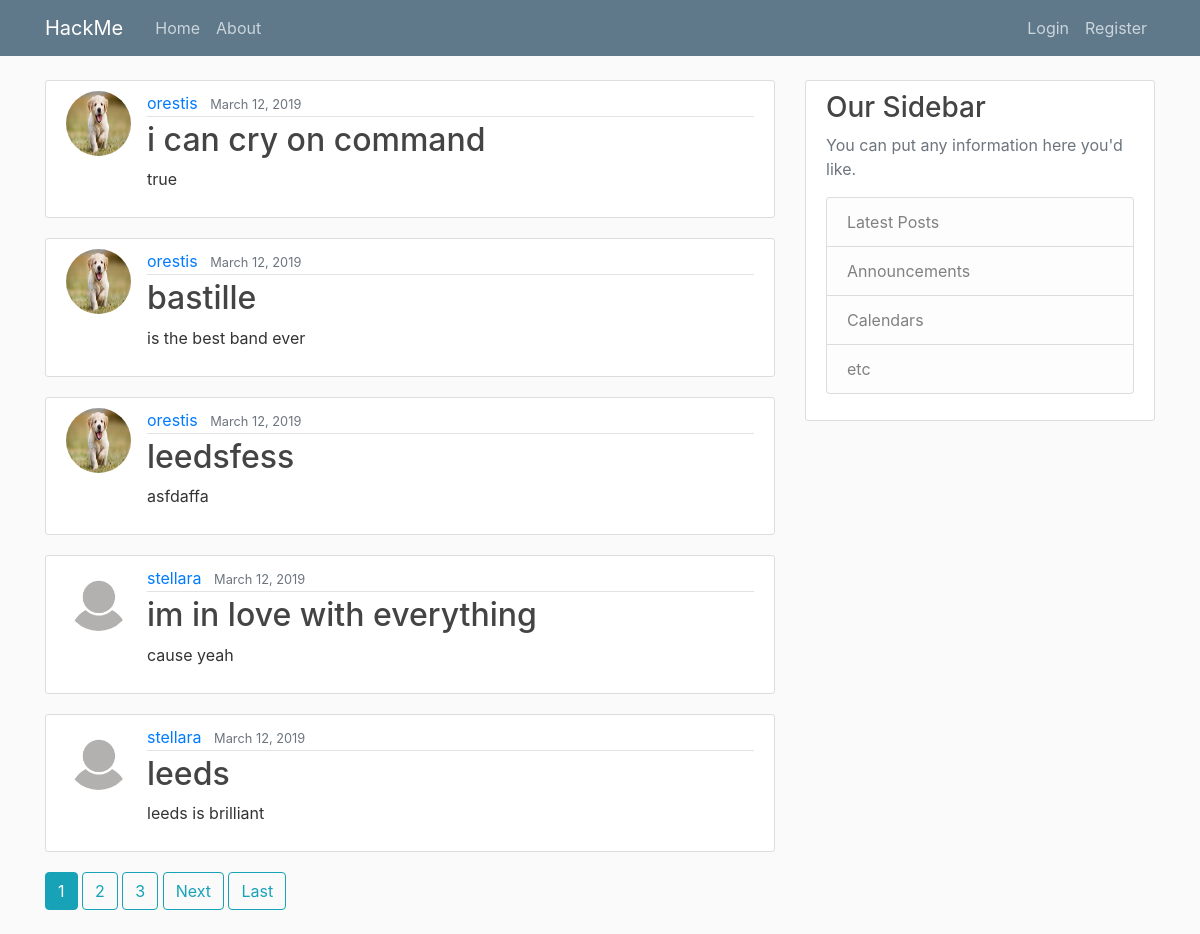
Before: / with the older database file.
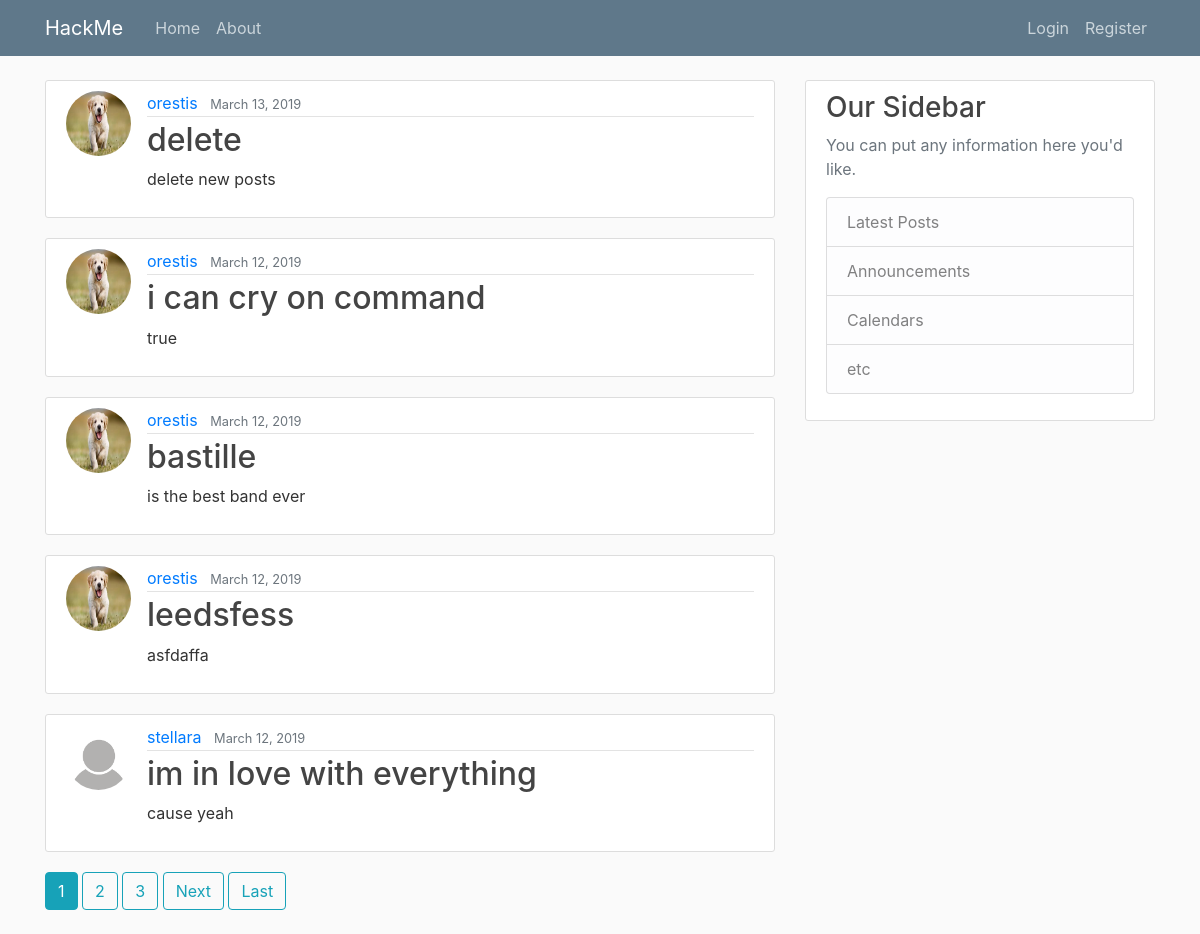
After: the same page with the newer database file.
### hackme/models.py (models this page shows, shortened)
class Post(models.Model):
    title = models.CharField(max_length=100)
    content = models.TextField()
    date_posted = models.DateTimeField(default=timezone.now)
    author = models.ForeignKey(User, on_delete=models.CASCADE)

### users/models.py (models this page shows, shortened)
class Profile(models.Model):
    user = models.OneToOneField(User, on_delete=models.CASCADE)
    image = models.ImageField(default='default.jpg',upload_to='profile_pics')

### hackme/views.py (the view)
# urls.py: path('', PostListView.as_view() , name='hackme-home'),
class PostListView(ListView):
    model = Post
    template_name = 'hackme/home.html' #<app>/<model>_<viewtype.html>
    context_object_name = 'posts'
    ordering = ['-date_posted']
    paginate_by = 5

### hackme/templates/hackme/home.html (shortened to what this page needs)
{% extends "hackme/base.html" %}
{% block content %}
    {% for post in posts %}
      <article class="media content-section">
        <img class="rounded-circle article-img" src="{{ post.author.profile.image.url }}">
        <div class="media-body">
          <div class="article-metadata">
            <a class="mr-2" href="{% url 'user-posts' post.author.username %}">{{ post.author }}</a>
            <small class="text-muted">{{ post.date_posted|date:"F d, Y" }}</small>
          </div>
          <h2><a class="article-title" href="{% url 'post-detail' post.id %}">{{ post.title }}</a></h2>
          <p class="article-content">{{ post.content }}</p>
        </div>
      </article>
    {% endfor %}
    {% if is_paginated %}
      {% for num in page_obj.paginator.page_range %}
        {% if page_obj.number == num %}
          <a class="btn btn-info mb-4" href="?page={{ num }}">{{ num }}</a>
        {% elif num > page_obj.number|add:'-3' and num < page_obj.number|add:'3' %}
          <a class="btn btn-outline-info mb-4" href="?page={{ num }}">{{ num }}</a>
        {% endif %}
      {% endfor %}
      {% if page_obj.has_next %}
        <a class="btn btn-outline-info mb-4" href="?page={{ page_obj.next_page_number}}">Next</a>
        <a class="btn btn-outline-info mb-4" href="?page={{ page_obj.paginator.num_pages}}">Last</a>
      {% endif %}
    {% endif %}
{% endblock content %}

### hackme/templates/hackme/base.html (shortened to what this page needs)
{% load static %}
<!DOCTYPE html>
<html lang="en" dir="ltr">
  <head>
    <link rel="stylesheet" href="https://maxcdn.bootstrapcdn.com/bootstrap/4.0.0/css/bootstrap.min.css">
    <link rel="stylesheet" type="text/css" href="{% static 'hackme/main.css' %}" />
  </head>
  <body>
    <header class="site-header">
      <nav class="navbar navbar-expand-md navbar-dark bg-steel fixed-top">
        <div class="container">
          <a class="navbar-brand mr-4" href="{% url 'hackme-home' %}">HackMe</a>
          <div class="collapse navbar-collapse" id="navbarToggle">
            <div class="navbar-nav mr-auto">
              <a class="nav-item nav-link" href="{% url 'hackme-home' %}">Home</a>
              <a class="nav-item nav-link" href="{% url 'hackme-about' %}">About</a>
            </div>
            <div class="navbar-nav">
              {% if user.is_authenticated %}
                <a class="nav-item nav-link" href="{% url 'post-create' %}">New Post</a>
                <a class="nav-item nav-link" href="{% url 'profile' %}">{{ user.username }}</a>
                <a class="nav-item nav-link" href="{% url 'logout' %}">Logout</a>
              {% else %}
                <a class="nav-item nav-link" href="{% url 'login' %}">Login</a>
                <a class="nav-item nav-link" href="{% url 'register' %}">Register</a>
              {% endif %}
            </div>
          </div>
        </div>
      </nav>
    </header>
    <main role="main" class="container">
      <div class="row">
        <div class="col-md-8">
          {% block content %}{% endblock %}
        </div>
        <div class="col-md-4">
          <div class="content-section">
            <h3>Our Sidebar</h3>
            <p class='text-muted'>You can put any information here you'd like.
              <ul class="list-group">
                <li class="list-group-item list-group-item-light">Latest Posts</li>
                <li class="list-group-item list-group-item-light">Announcements</li>
                <li class="list-group-item list-group-item-light">Calendars</li>
                <li class="list-group-item list-group-item-light">etc</li>
              </ul>
            </p>
          </div>
        </div>
      </div>
    </main>
  </body>
</html>

### hackme/static/hackme/main.css (style rules this page uses)
body { background: #fafafa; color: #333333; margin-top: 5rem; }
h1, h2, h3, h4, h5, h6 { color: #444444; }
ul { margin: 0; }
.bg-steel { background-color: #5f788a; }
.site-header .navbar-nav .nav-link { color: #cbd5db; }
.content-section { background: #ffffff; padding: 10px 20px; border: 1px solid #dddddd; border-radius: 3px; margin-bottom: 20px; }
.article-title { color: #444444; }
.article-content { white-space: pre-line; }
.article-img { height: 65px; width: 65px; margin-right: 16px; }
.article-metadata { padding-bottom: 1px; margin-bottom: 4px; border-bottom: 1px solid #e3e3e3 }

Changed rows visible on the page:
no longer on this page (row unchanged): Post: author.profile.image (placeholder picture), author "stellara", date_posted "March 12, 2019", title "leeds", content "leeds is brilliant"
added Post: author.profile.image (picture), author "orestis", date_posted "March 13, 2019", title "delete", content "delete new posts"
